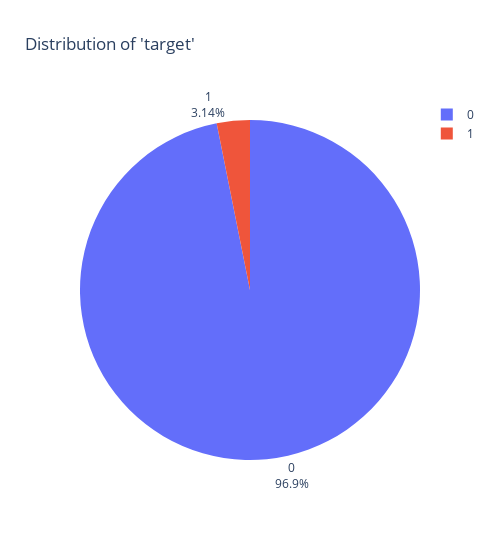

The cell this chart's notebook holds for it:
### Code cell
create_pie_chart(df, "target")

### Figure 1 — Plotly figure (JSON) as saved in the notebook; plotly's stock layout.template omitted (floating-point values rounded to 4 significant figures)
{"data": [{"domain": {"x": [0, 1], "y": [0, 1]}, "hovertemplate": "target=%{label}<br>count=%{value}<extra></extra>", "labels": [0, 1], "legendgroup": "", "name": "", "showlegend": true, "textinfo": "percent+label", "textposition": "outside", "type": "pie", "values": [1478665, 47994]}], "layout": {"legend": {"tracegroupgap": 0}, "showlegend": true, "title": {"text": "Distribution of 'target'"}, "width": 500}}
